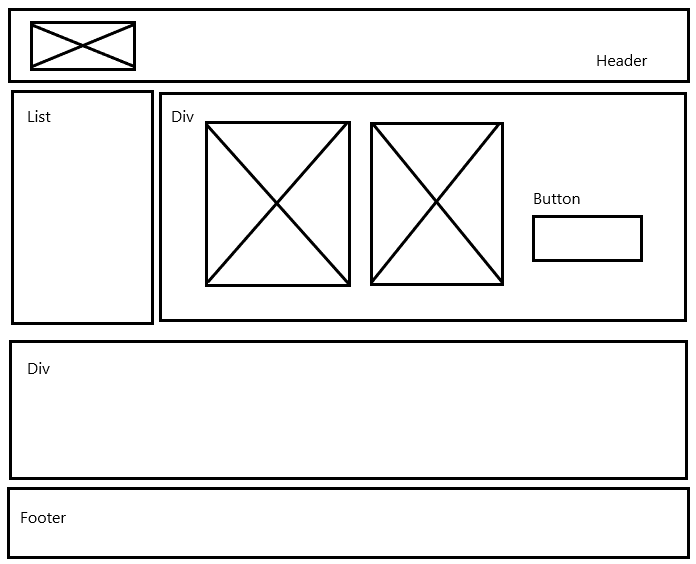
#> input picture wireframes/3_annotated.png, 696 x 564 px
$ jupyter execute --allow-errors 4_OCR_SR.ipynb
#> lines starting #> are read from the running program, lines starting #| are printed output that depends on the picture; after the words box and inside, x2 and y2 are one past the last pixel; in counts of white or black regions, pixels touching at a corner belong together
Starting with the imports and the tesseract executable. (should work out of the box if the default path is used when installing the binary)

[cell 1]
from pytesseract import Output

import matplotlib.pyplot as plt
import pytesseract
import cv2
import numpy as np
import csv

[cell 2]
pytesseract.pytesseract.tesseract_cmd = r'C:\Program Files\Tesseract-OCR\tesseract.exe'

Extracting the dictionnary data from the image and ploting the result. Will fail with noise.

[cell 3]
filename = '../wireframes/3_annotated.png'
image = cv2.imread(filename)
#> image is the input picture: shape (564, 696, 3); min 0, max 255, mean 235.7
#> (the rest of this cell did not finish here and is left out)

[cell 4]
plt.imshow(cv2.cvtColor(image, cv2.COLOR_BGR2RGB))
plt.show()

#> (a cell that did not finish here is left out)

#> (a cell that did not finish here is left out)

[cell 7]
plt.imshow(cv2.cvtColor(image, cv2.COLOR_BGR2RGB))
plt.savefig('../results/docs_annotated.png', dpi=200)
plt.plot(29, 111, 'ro')
plt.savefig('../results/docs_ocr.png', dpi=200)
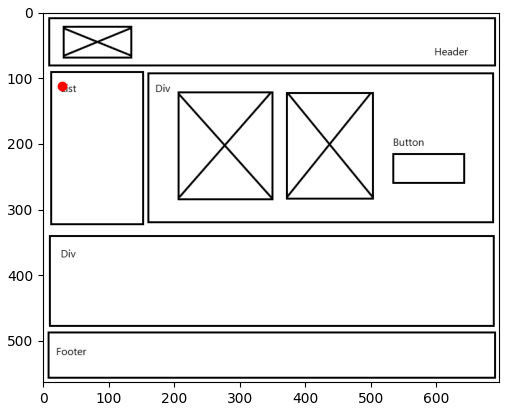
#> figure drawn by matplotlib, 1 panel
plt.show()

[cell 8]
i = 0
prevIsBox = False
prevIsTriangle = False
picture_el_count = 0
currentBoxCenter = (0,0)
currentBoxContour = None

# reading image
img = cv2.imread('../wireframes/3.png')
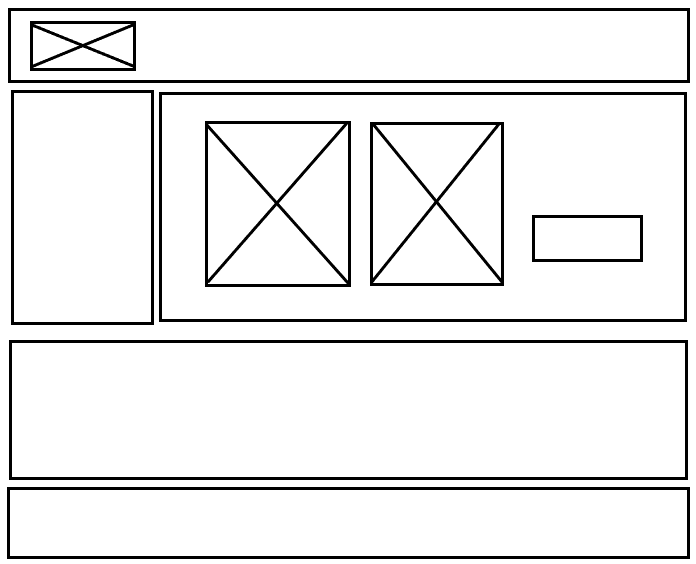
#> input picture wireframes/3.png, 696 x 564 px
#> img is the input picture: shape (564, 696, 3); min 0, max 255, mean 236.1

# converting image into grayscale image
gray = cv2.cvtColor(img, cv2.COLOR_BGR2GRAY)

# setting threshold of gray image
_, threshold = cv2.threshold(gray, 127, 255, cv2.THRESH_BINARY)
#> threshold: shape (564, 696); 92.6% white; 9 black regions

# using a findContours() function
contours, _ = cv2.findContours(threshold, cv2.RETR_TREE, cv2.CHAIN_APPROX_SIMPLE)
#> contours = 28 contours; largest, box (x1, y1, x2, y2) and area: (0, 0, 696, 564) 391285, (158, 91, 688, 323) 122197, (162, 95, 684, 319) 116183, (8, 339, 689, 481) 95878, (12, 343, 685, 477) 89376

writer = None
#> (the rest of this cell did not finish here and is left out)

[cell 9]
# displaying the image after drawing contours
#cv2.imshow('shapes', img)
#cv2.waitKey(0)
#cv2.destroyAllWindows()

[cell 10]
plt.imshow(cv2.cvtColor(img, cv2.COLOR_BGR2RGB))
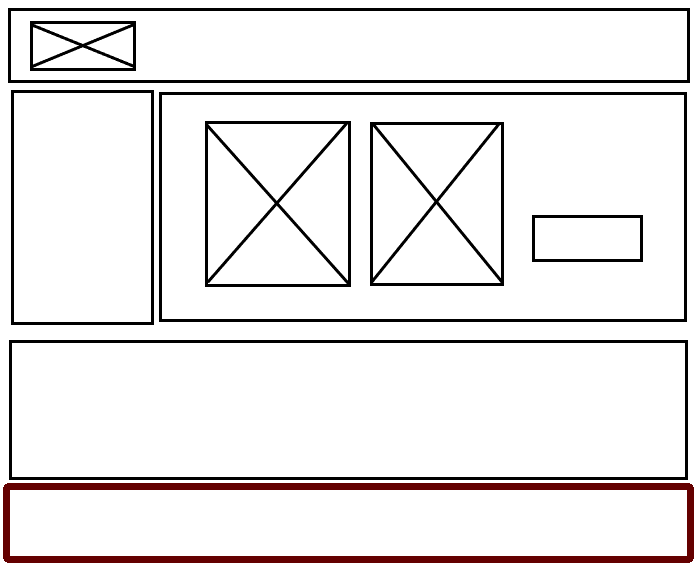
#> img: shape (564, 696, 3); 2.69% of pixels changed, all inside (x1, y1, x2, y2) = (3, 483, 694, 563)
# [4 lines of commented-out code are left out]
plt.savefig('../results/docs_struct_01.png', dpi=200)
plt.show()

# read csv

[cell 11]
img = cv2.imread('../wireframes/3.png')
plt.imshow(cv2.cvtColor(img, cv2.COLOR_BGR2RGB))
i = 0
writer = None
with open('../data/docs_data_shapes_clean.csv', "w", newline='') as csv_file:
    writer = csv.writer(csv_file, delimiter=',')

    with open('../data/docs_data_shapes.csv', 'r') as file:
        reader = csv.reader(file)
        for row in reader:
            #print(row)
            #print(data)
            #print(len(row))
            if (len(row) <= 4 + 1 or row[0].find('Picture') != -1):
                writer.writerow(row)
                for point in row:
                    if i == 0:
                        i = 1
                        continue
                    coord = point.strip('[]')
                    #print(coord)
                    x, y = coord.split()
                    #print(type(x))
                    plt.plot(int(x), int(y), 'ro')
            i = 0

plt.savefig('../results/docs_struct_02.png', dpi=200)
plt.show()
